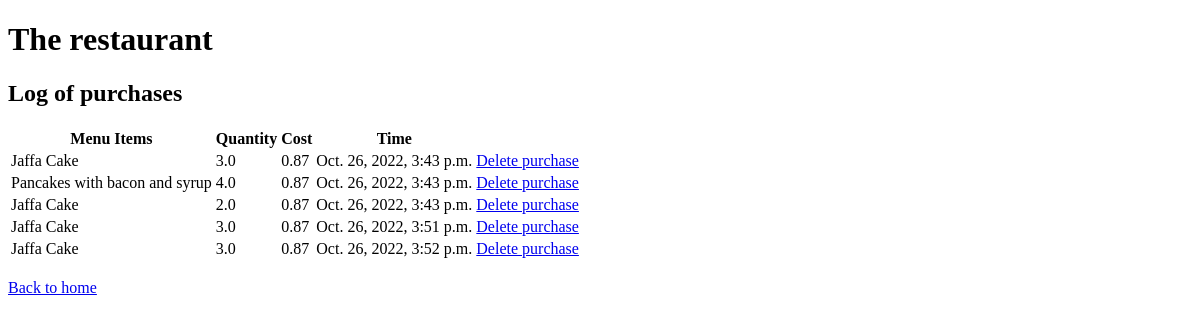
Before: /purchases/ with the older database file.
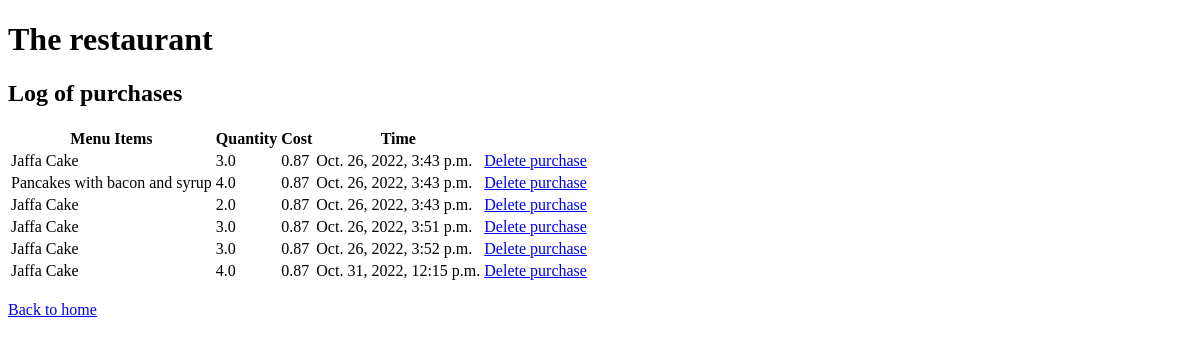
After: the same page with the newer database file.
### inventory/models.py (models this page shows, shortened)
class Purchases(models.Model):
    menu_item = models.ForeignKey(MenuItem, verbose_name= "menu items", on_delete=models.CASCADE)
    quantity = models.FloatField(default=0)
    timestamp = models.DateTimeField(verbose_name= "Creation date", auto_now_add=True)

class MenuItem(models.Model):
    title = models.CharField(unique=True,max_length=30)
    price = models.FloatField(default=0)
    def __str__(self):
        return self.title
    def cost(self):
        recipes_requirement = RecipeRequirement.objects.filter(menu_item = self )
        total = 0
        for requirement in recipes_requirement:
            total += requirement.ingredient.unit_price * requirement.quantity
        return round(total, 2)

### inventory/views.py (the view)
# urls.py: path("purchases/", views.PurchaseView.as_view(), name='purchases'),
class PurchaseView(TemplateView):
    template_name = "purchases.html"
    def get_context_data(self, **kwargs):
        context = super().get_context_data(**kwargs)
        context["purchases"] = Purchases.objects.all()
        cost = 0
        for purchase in purchases:
            cost = purchase.menu_item.cost()
        context["cost"] = cost
        return context

### inventory/templates/purchases.html (shortened to what this page needs)
{% extends 'base.html' %} {% load static %} {% block title %}The restaurant{% endblock %}
{% block content %}
<div>
    <h2>Log of purchases</h2>
    <table>
      <thead>
        <tr>
          <th>Menu Items</th>
          <th>Quantity</th>
          <th>Cost</th>
          <th>Time</th>
        </tr>
      </thead>
      <tbody>
        {% for purchase in purchases %}
        <tr>
          <td>{{ purchase.menu_item }}</td>
          <td>{{ purchase.quantity }}</td>
          <td>{{ cost }}</td>
          <td>{{ purchase.timestamp }}</td>
          <td><a href="{% url "deletepurchase" purchase.pk %}">Delete purchase </a></td>
        {% endfor %}
      </tbody>
    </table>
  <br>
<a href="{% url 'home'%}">Back to home</a>
{% endblock %}

Changed rows visible on the page:
added Purchases: menu_item "Jaffa Cake", quantity "4.0", cost "0.87", timestamp "Oct. 31, 2022, 12:15 p.m."
